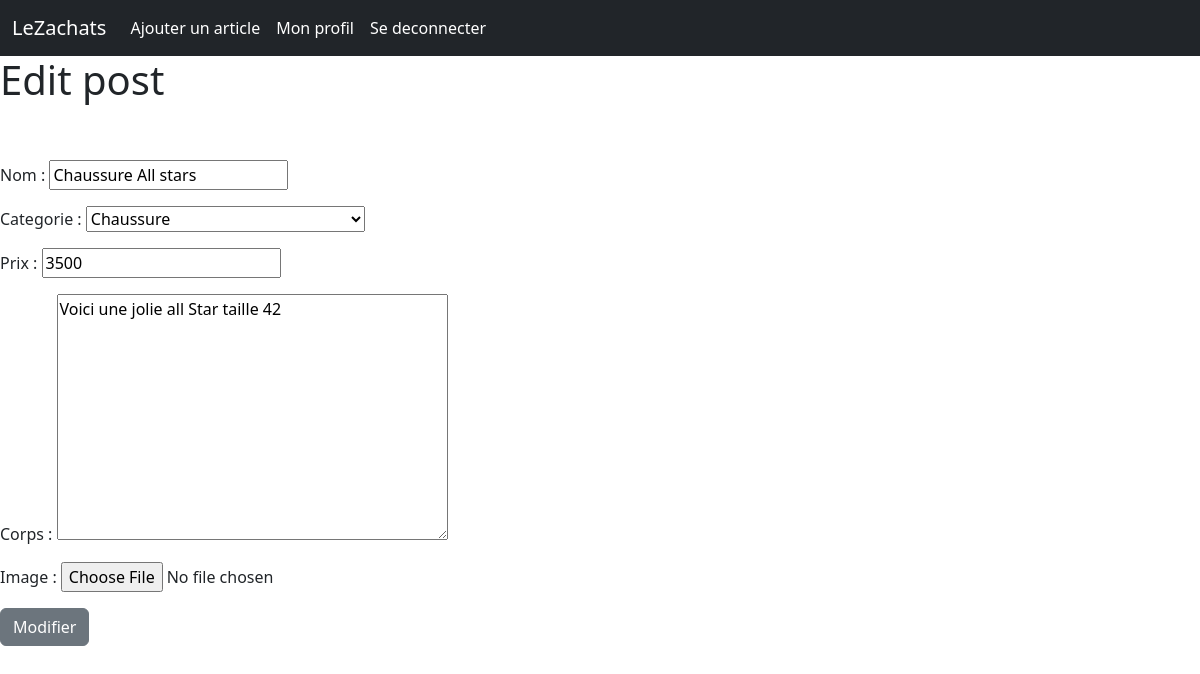
The page /article/1/edit (signed in) on the database its author committed.
### main/models.py (models this page shows, shortened)
class Article(models.Model):
    image = models.ImageField(upload_to='images/',null=True, blank=True)
    nom = models.CharField(max_length=255)
    auteur = models.ForeignKey(User, on_delete=models.CASCADE)
    corps = models.TextField()
    prix=models.IntegerField()
    date = models.DateField(auto_now=False, auto_now_add=True)
    categorie = models.ForeignKey(Categorie, on_delete=models.CASCADE)
    likes = models.ManyToManyField(User, related_name='blog_likes')
    is_online = models.BooleanField()

class Categorie(models.Model):
    nom = models.CharField(max_length=255)
    def __str__(self):
        return self.nom

### main/views.py (the view)
# urls.py: path('article/<int:pk>/edit', UpdateArticleView.as_view(), name='edit_art'),
class UpdateArticleView(UpdateView, LoginRequiredMixin):
    model=Article
    form_class=EditForm
    template_name='update_art.html'

### main/forms.py
class EditForm(forms.ModelForm):
    class Meta:
        model=Article
        fields = ('nom', 'categorie', 'prix', 'corps','image')
        widgets={
            'image': forms.FileInput(attrs= {'class':'image-input', 'required': 'required'}),
        }

### main/templates/update_art.html (shortened to what this page needs)
{% extends "base.html" %}
{% block content %}
{% if user.is_authenticated and user.id == article.auteur.id    %}
<h1>Edit post</h1>
<br/><br/>
<form method="post" enctype='multipart/form-data'>
    {{form.as_p}}
    <button class='btn btn-secondary'>Modifier</button>
</form>
{% else %}
<h1> Go and Login quick!!</h1>
{% endif %}
{% endblock content %}

### rows shown on the page
Article: nom "Chaussure All stars", categorie "Chaussure", prix "3500", corps "Voici une jolie all Star taille 42"
